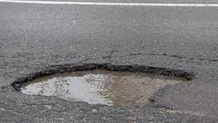
#> input picture Pothole_Detection/pothole_1.jpg, 218 x 123 px, shrunk from 299 x 168 before the run
$ jupyter execute 1_Practice_Canny.ipynb   (shell and % lines are left out)
#> lines starting #> are read from the running program, lines starting #| are printed output that depends on the picture; after the words box and inside, x2 and y2 are one past the last pixel; in counts of white or black regions, pixels touching at a corner belong together
[cell 1]
import cv2
import numpy as np
import matplotlib.pyplot as plt

[cell 2]
def display(img,cmap='gray'):
    fig = plt.figure(figsize=(12,10))
    ax = fig.add_subplot(111)
    ax.imshow(img,cmap='gray')

[cell 3]
img = cv2.imread('pothole_1.jpg',0)
#> img: shape (123, 218); min 0, max 255, mean 125
display(img)

[cell 4]
img = cv2.blur(img,(3,3))
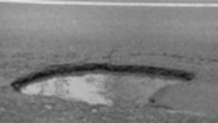
#> img: shape (123, 218); min 15, max 232, mean 125
display(img)

[cell 5]
edges = cv2.Canny(image=img,threshold1=45,threshold2=80)
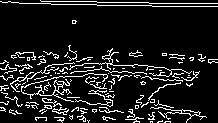
#> edges: shape (123, 218); 11.1% white in thin lines or dots
display(edges)

[cell 6]
##########################################################################################################

[cell 7]
img = cv2.imread('pothole_1.jpg',0)
display(img)

[cell 8]
img = cv2.blur(img,(25,25))
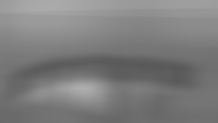
#> img: shape (123, 218); min 88, max 173, mean 125
display(img)

[cell 9]
thresh_val, img = cv2.threshold(img,127,255,cv2.THRESH_BINARY)
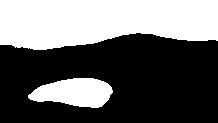
#> img: shape (123, 218); 40.8% white; 2 white regions, box (x1, y1, x2, y2) and area: (0, 0, 218, 50) 9137, (28, 78, 113, 108) 1802
display(img)

[cell 10]
img = cv2.Canny(img,127,150)
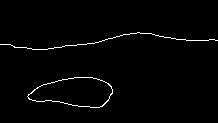
#> img: shape (123, 218); 1.6% white in thin lines or dots, all inside (x1, y1, x2, y2) = (0, 32, 218, 108)
display(img)

[cell 11]
img = cv2.imread('pothole_2.jpg',0)
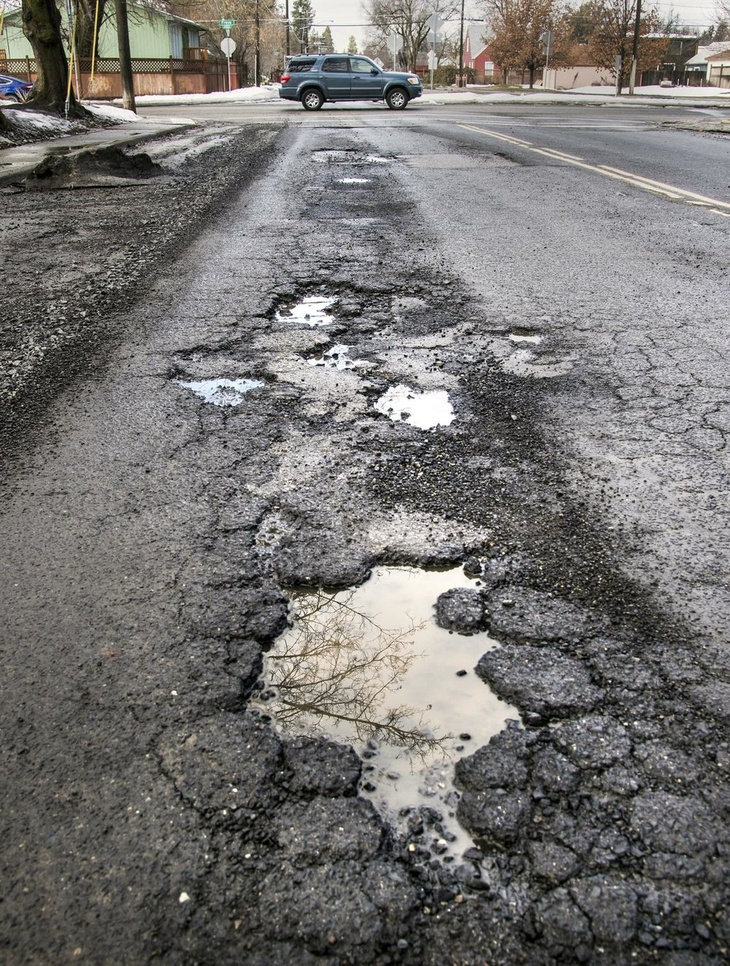
#> input picture Pothole_Detection/pothole_2.jpg, 730 x 966 px, shrunk from 1000 x 1323 before the run
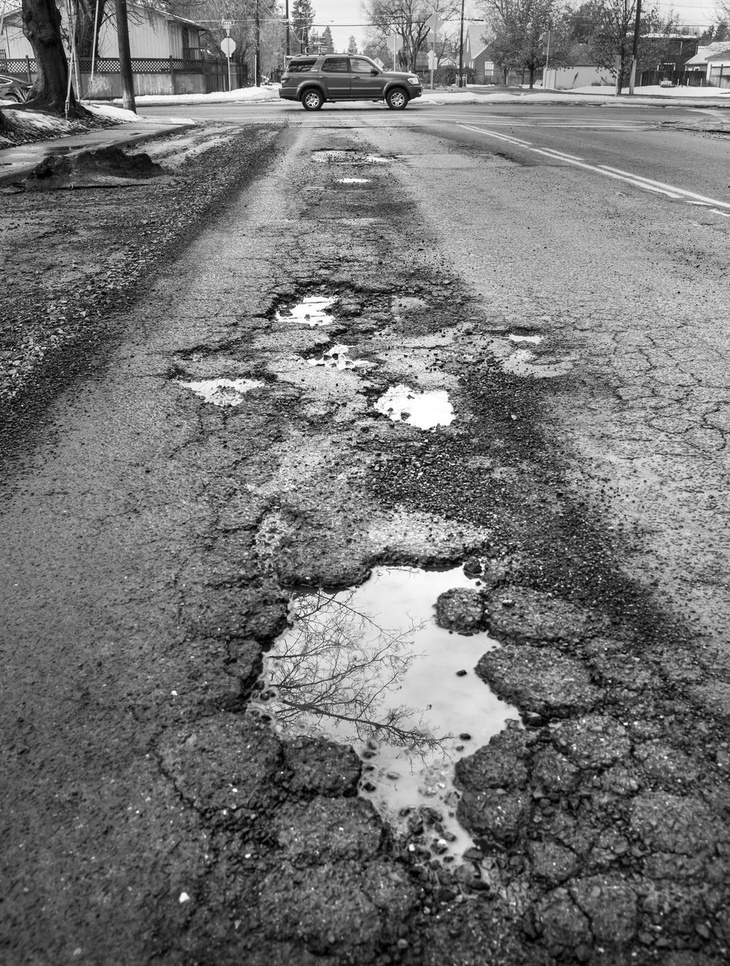
#> img: shape (966, 730); min 0, max 255, mean 116.2
display(img)

[cell 12]
img = cv2.blur(img,(25,25))
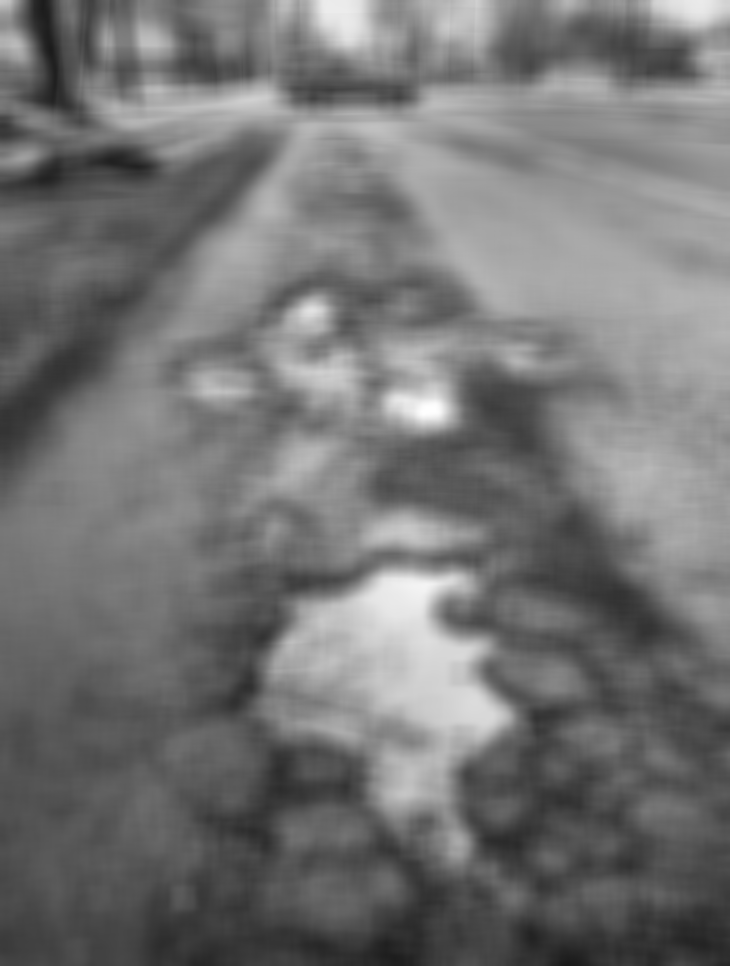
#> img: shape (966, 730); min 25, max 254, mean 116.2
display(img)

[cell 13]
thresh_val, img = cv2.threshold(img,127,255,cv2.THRESH_BINARY)
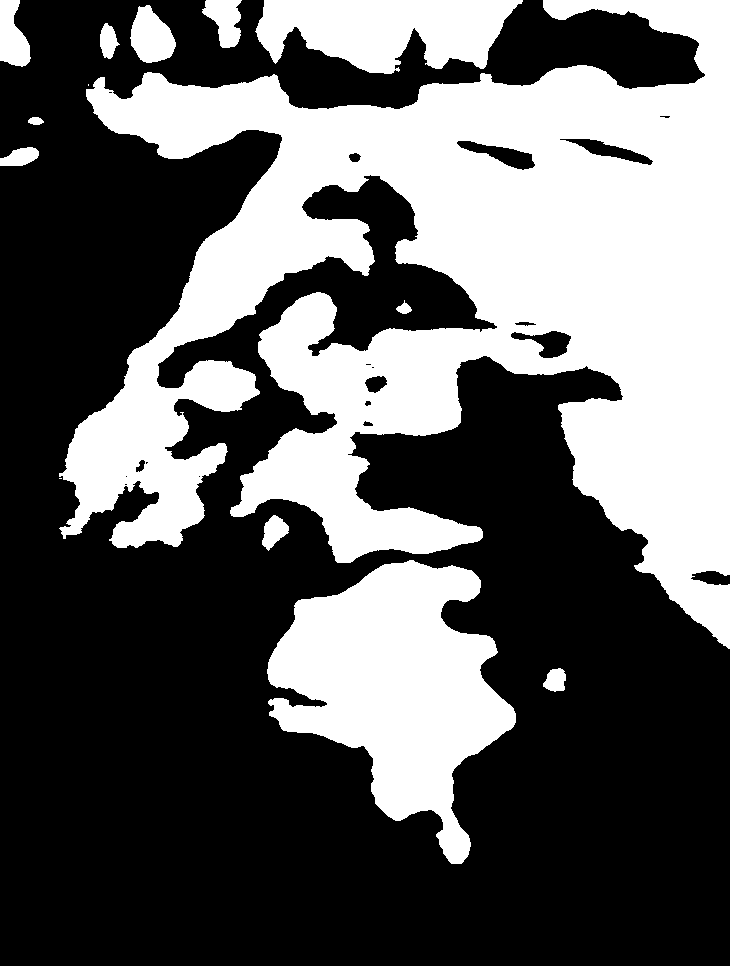
#> img: shape (966, 730); 38.4% white; 14 white regions (2 under 20 px), largest, box (x1, y1, x2, y2) and area: (59, 0, 730, 649) 209619, (267, 560, 516, 864) 40370, (255, 0, 523, 74) 13803
display(img)

[cell 14]
img = cv2.Canny(img,127,150)
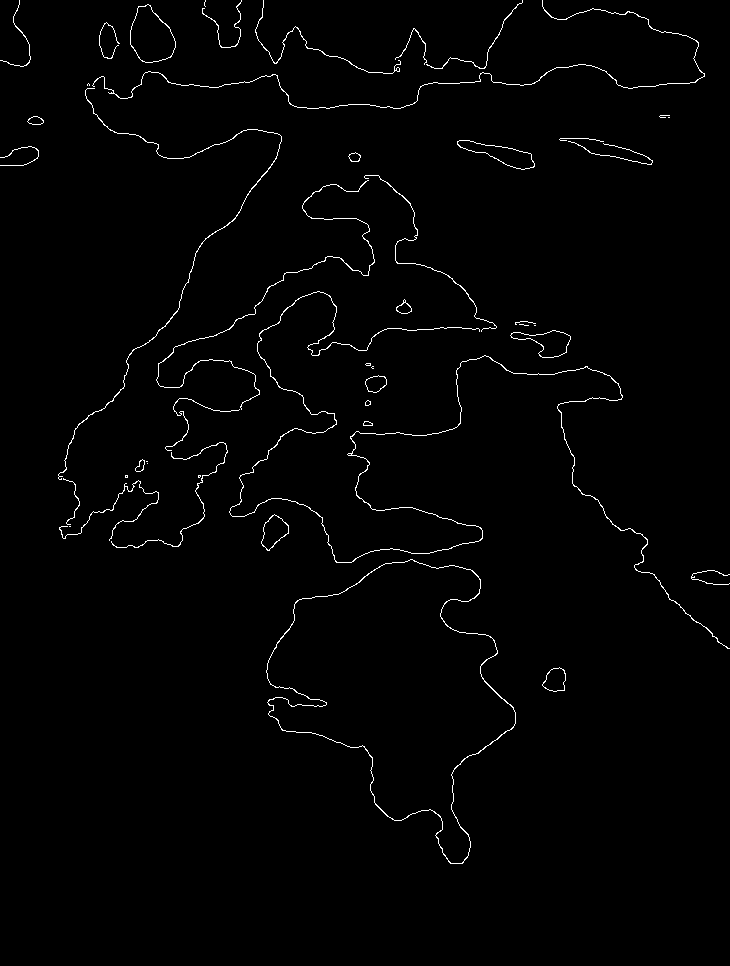
#> img: shape (966, 730); 1.3% white in thin lines or dots, all inside (x1, y1, x2, y2) = (0, 0, 730, 864)
display(img)
